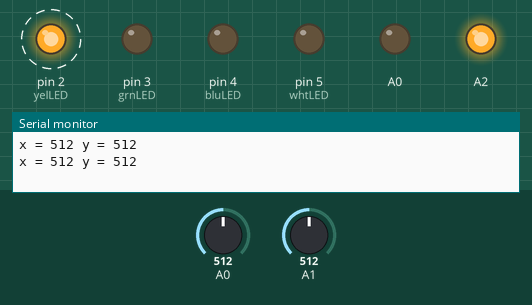
This sketch was run on a simulated Arduino Uno, built with avr-gcc and run on an emulated ATmega328P. Parts: output pins drawn as LEDs (lit = HIGH), the last lines printed to the serial monitor. Dashed ring = blinking. The test bench sets the inputs (shaded band); at power-on: A0 = 512, A1 = 512.

Above: at 2.5 s.
2.6 s: A0 set to 1006
6.1 s: A0 set to 1023
At 7.05 s:
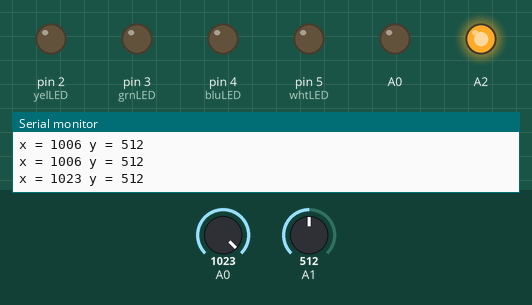
10.0 s: A1 set to 410
13.5 s: A1 set to 381
At 14.5 s:
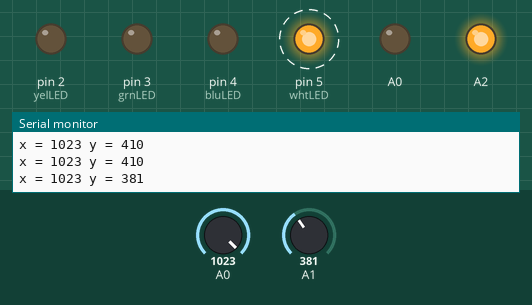
18.9 s: A0 set to 513
23.3 s: A0 set to 492
At 26.7 s:
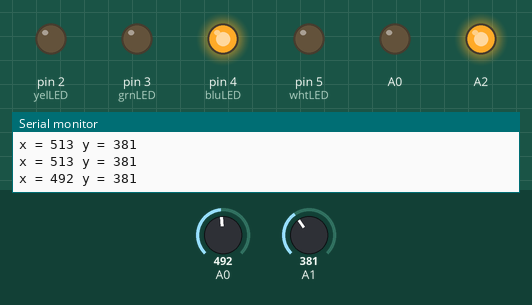
Timing chart, 0 to 29.7 s (numbered marks = the images above; inputs shaded):
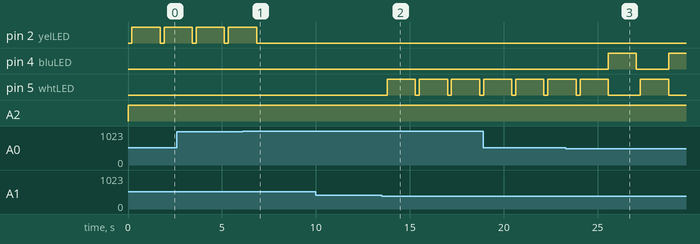

The sketch:

TouchScreen.ino
```cpp
// Project 33 - Touch Screen

int x, y = 0;
int readX()   // returns the value of the touchscreen's x-axis

#define yelLED 2
#define grnLED 3
#define bluLED 4
#define whtLED 5


{
  int xr = 0;
  pinMode (A0, INPUT);
  pinMode (A1, OUTPUT);
  pinMode (A2, INPUT);
  pinMode (A3, OUTPUT);
  digitalWrite (A1, LOW);   // SET A1 TO GND
  digitalWrite (A3, HIGH);  // SET A3 AS 5V
  delay(5);
  xr = analogRead(0);       // stores the value of the x-axis
  return xr;
}


int readY()     // returns the value of the touchscreen's y-axis
{
  int yr = 0;
  pinMode (A0, OUTPUT);
  pinMode (A1, INPUT);
  pinMode (A2, OUTPUT);
  pinMode (A3, INPUT);
  digitalWrite (14, LOW);   // set A0 to GND
  digitalWrite (16, HIGH);  // set A2 as 5V
  delay(5);
  yr = analogRead(1);       // stores the value of the y/axis
  return yr;
}


void setup()
{
  Serial.begin(9600);
  pinMode (yelLED, OUTPUT);
  pinMode (grnLED, OUTPUT);
  pinMode (bluLED, OUTPUT);
  pinMode (whtLED, OUTPUT);
}


void loop()
{
  Serial.print ( "x = " );
  x = readX();
  Serial.print ( x );
  y = readY();
  Serial.print ( " y = " );
  Serial.println ( y );
  delay (200);


  // LED control statement
  if (x > 450 && y < 400)
  {
    digitalWrite (whtLED, HIGH);
    delay(1500);
    digitalWrite (whtLED, LOW);
  }

  if (x < 500 && y < 400)
  {
    digitalWrite (bluLED, HIGH);
    delay(1500);
    digitalWrite (bluLED, LOW);
  }

  if (x > 450 && x < 1023 && y > 400)
  {
    digitalWrite (yelLED, HIGH);
    delay(1500);
    digitalWrite (yelLED, LOW);
  }

  if (x < 500 && y > 400 )
  {
    digitalWrite (grnLED, HIGH);
    delay(1500);
    digitalWrite (grnLED, LOW);
  }

}
```

Measured:
- the behaviour switches between 1022 and 1023 on A0 (found by bisection; images 0 and 1)
- the behaviour switches between 400 and 399 on A1 (found by bisection; images 1 and 2)
- the behaviour switches between 500 and 499 on A0 (found by bisection; images 2 and 3)
- after the input at 6.1 s, pin 2 (yelLED): goes on until 6.8 s, then stays LOW
- after the input at 13.5 s, pin 5 (whtLED): alternates HIGH for 1.5 s and LOW for 0.21 s, starting after 0.30 s
- after the input at 23.3 s, pin 4 (bluLED): LOW → HIGH after 2.3 s, → LOW 1.5 s later, → HIGH 1.7 s later
- by itself, pin 2 (yelLED): alternates HIGH for 1.5 s and LOW for 0.21 s
